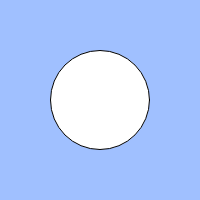
Frame 1 (no input)
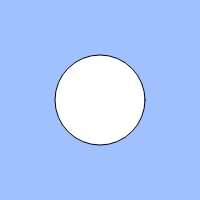
Frame 60 (no input)
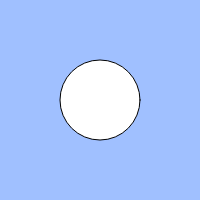
Frame 120 (the mouse pressed at the canvas centre since frame 60)

The p5.js sketch that drew these frames (run headless with seeded random() and noise() and a simulated clock; from frame 60 on, the mouse is pressed at the canvas centre):

// p5.js sketch
// ── sketch.js
const cycle = 50; // 1周期のフレーム数（定数）パラパラ漫画が終わるまでの一周期
let count = 0; // 現在のフレーム数（変数）
let size = 10;

function setup() {
  createCanvas(200, 200);}

function draw() {
  background(160, 192, 255);
  count = (count + 1) % cycle;//無限ループつくる
  if (keyIsPressed) {//キーが押されているとき
    count = (count + 2) % cycle;//押されているときは2倍の速さで進む
  }
  if (count < cycle / 2) {//カウントが50より小さい時
    size = 50 + cycle - count;//150から101までどんどん小さくなる
  } else {
    size = 50 + count;
  }//カウントが50より大きい時は101から150までどんどん大きくなる
  ellipse(width / 2, height / 2, size, size);
}
